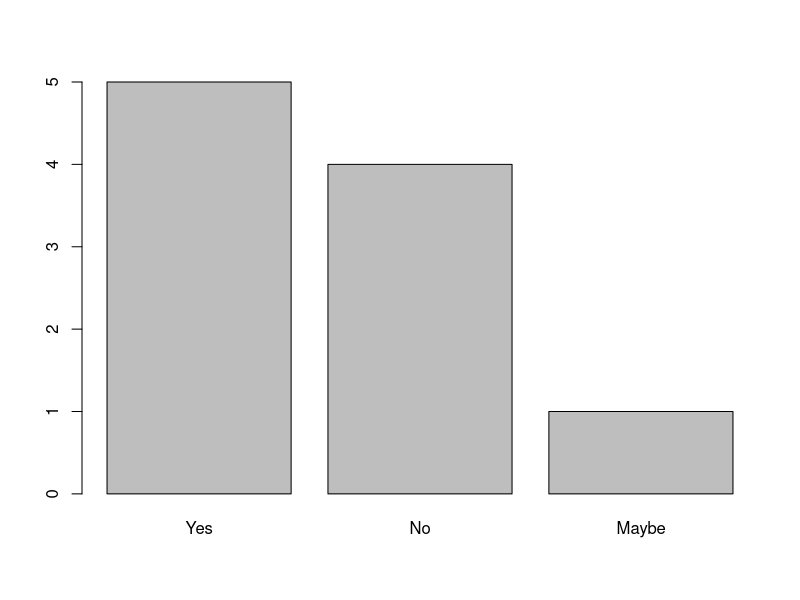

R code for this plot:


donation <- c("Yes", "No", "Yes", "Maybe", "No", "Yes", "No", "Yes", "Yes", "No") 
year <- c("First", "Third", "Second", "Fifth", "Third", "Second", "First", "Fourth", "Fifth", "Third")

#Convert donation to a factor with levels; "Yes", "No", "Maybe"
donation <- factor(donation,levels = c("Yes","No","Maybe"))

# counting how many said "Yes"
table(donation)

#Making year ordered
year <- factor(year,levels = c("First","Second","Third","Fourth","Fifth"),ordered = TRUE)
levels(year)
year

# distribution across years
summary(year)
table(year)

# cross-tabulating responses by year
table(donation,year)

#Bonus plotting the factor using barplot(table(donation))
barplot(table(donation))


